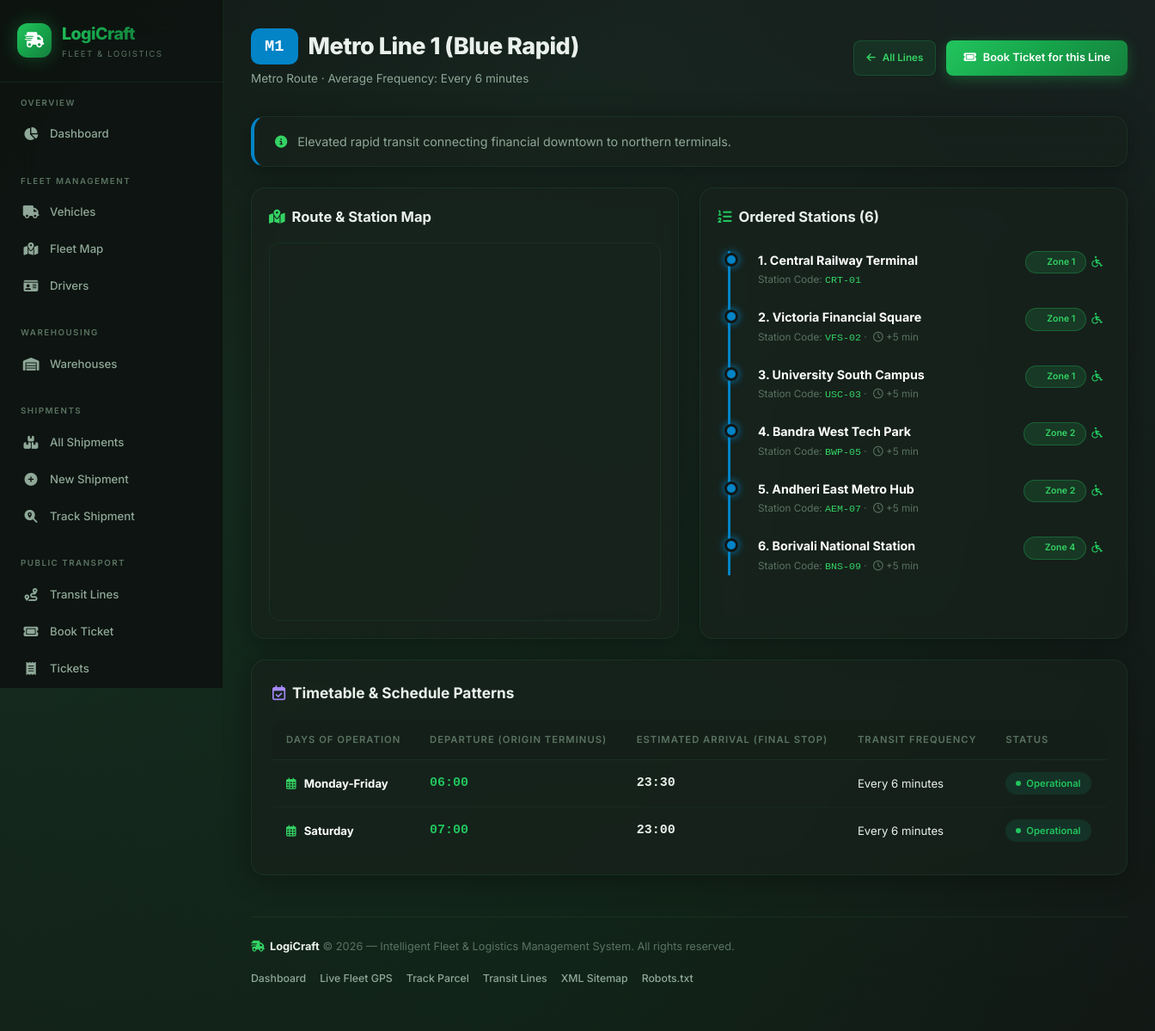
The page /transport/line/1/ on the database its author committed.
### transport/models.py (models this page shows, shortened)
class TransportLine(models.Model):
    TYPE_CHOICES = [
        ('bus', 'Bus'),
        ('metro', 'Metro'),
        ('tram', 'Tram'),
        ('ferry', 'Ferry'),
        ('rail', 'Commuter Rail'),
    ]
    name = models.CharField(max_length=100)
    line_number = models.CharField(max_length=10, unique=True)
    line_type = models.CharField(max_length=20, choices=TYPE_CHOICES, default='bus')
    color_code = models.CharField(max_length=7, default='#0ea5e9', help_text='Hex color code')
    frequency_minutes = models.PositiveIntegerField(default=15, help_text='Average frequency in minutes')
    is_active = models.BooleanField(default=True)
    description = models.TextField(blank=True)
    class Meta:
        ordering = ['line_number']

class LineStop(models.Model):
    line = models.ForeignKey(TransportLine, on_delete=models.CASCADE, related_name='line_stops')
    stop = models.ForeignKey(Stop, on_delete=models.CASCADE, related_name='line_stops')
    order = models.PositiveIntegerField()
    travel_time_from_previous = models.PositiveIntegerField(default=0, help_text='Minutes from previous stop')
    class Meta:
        ordering = ['line', 'order']
        unique_together = ['line', 'stop']

class Stop(models.Model):
    ZONE_CHOICES = [
        ('1', 'Zone 1 — Central'),
        ('2', 'Zone 2 — Inner'),
        ('3', 'Zone 3 — Outer'),
        ('4', 'Zone 4 — Suburban'),
    ]
    name = models.CharField(max_length=200)
    code = models.CharField(max_length=10, unique=True)
    latitude = models.DecimalField(max_digits=10, decimal_places=7)
    longitude = models.DecimalField(max_digits=10, decimal_places=7)
    zone = models.CharField(max_length=5, choices=ZONE_CHOICES, default='1')
    address = models.CharField(max_length=300, blank=True)
    is_accessible = models.BooleanField(default=True, help_text='Wheelchair accessible')
    class Meta:
        ordering = ['name']

class Schedule(models.Model):
    DAYS_CHOICES = [
        ('weekday', 'Monday-Friday'),
        ('saturday', 'Saturday'),
        ('sunday', 'Sunday & Holidays'),
        ('daily', 'Daily'),
    ]
    line = models.ForeignKey(TransportLine, on_delete=models.CASCADE, related_name='schedules')
    departure_time = models.TimeField()
    arrival_time = models.TimeField()
    days_of_week = models.CharField(max_length=20, choices=DAYS_CHOICES, default='weekday')
    is_active = models.BooleanField(default=True)
    class Meta:
        ordering = ['departure_time']

### transport/views.py (the view)
# urls.py: path('line/<int:pk>/', views.line_detail, name='line_detail'),
def line_detail(request, pk):
    line = get_object_or_404(TransportLine, pk=pk)
    stops = line.line_stops.select_related('stop').all()
    schedules = line.schedules.filter(is_active=True)
    stop_data = []
    for ls in stops:
        stop_data.append({
            'name': ls.stop.name,
            'lat': float(ls.stop.latitude),
            'lng': float(ls.stop.longitude),
            'zone': ls.stop.zone,
            'order': ls.order,
            'accessible': ls.stop.is_accessible,
        })
    context = {
        'line': line,
        'stops': stops,
        'schedules': schedules,
        'stop_data': stop_data,
    }
    return render(request, 'transport/line_detail.html', context)

### templates/transport/line_detail.html (shortened to what this page needs)
{% extends 'base.html' %}
{% block content %}
<div class="page-header">
    <div class="page-header-actions">
        <div>
            <div style="display: flex; align-items: center; gap: 12px; margin-bottom: 6px;">
                <span style="background: {{ line.color_code }}; color: #fff; font-weight: 800; font-size: 1.25rem; padding: 6px 16px; border-radius: 10px; font-family: monospace;">
                    {{ line.line_number }}
                </span>
                <h1 style="margin: 0; font-size: 1.8rem;">{{ line.name }}</h1>
            </div>
            <p>{{ line.get_line_type_display }} Route · Average Frequency: Every {{ line.frequency_minutes }} minutes</p>
        </div>
        <div style="display: flex; gap: 12px;">
            <a href="{% url 'transport:line_list' %}" class="btn btn-secondary btn-sm"><i class="fas fa-arrow-left"></i> All Lines</a>
            <a href="{% url 'transport:book_ticket' %}?line={{ line.pk }}" class="btn btn-primary"><i class="fas fa-ticket"></i> Book Ticket for this Line</a>
        </div>
    </div>
</div>
{% if line.description %}
<div class="card" style="margin-bottom: 24px; padding: 18px 24px; border-left: 4px solid {{ line.color_code }};">
    <p style="margin: 0; color: var(--text-secondary); font-size: 0.95rem; line-height: 1.5;">
        <i class="fas fa-info-circle" style="color: var(--accent-blue); margin-right: 8px;"></i>
        {{ line.description }}
    </p>
</div>
{% endif %}
<div style="display: grid; grid-template-columns: 1fr 1fr; gap: 24px; margin-bottom: 24px;">
    <div class="card" style="padding: 20px; border-radius: 16px;">
        <h3 style="font-size: 1.1rem; font-weight: 700; margin-bottom: 16px; display: flex; align-items: center; gap: 8px;">
            <i class="fas fa-map-location-dot" style="color: var(--accent-blue);"></i> Route & Station Map
        </h3>
        <div id="routeMap" style="height: 440px; border-radius: 12px; overflow: hidden; border: 1px solid var(--border-color);"></div>
    </div>
    <div class="card" style="padding: 20px; border-radius: 16px; display: flex; flex-direction: column;">
        <h3 style="font-size: 1.1rem; font-weight: 700; margin-bottom: 16px; display: flex; align-items: center; gap: 8px;">
            <i class="fas fa-list-ol" style="color: var(--accent-teal);"></i> Ordered Stations ({{ stops|length }})
        </h3>
        <div style="flex: 1; overflow-y: auto; max-height: 440px; padding-right: 8px;">
            <div style="position: relative; padding-left: 32px; border-left: 3px solid {{ line.color_code }}; margin-left: 12px; margin-top: 10px;">
                {% for ls in stops %}
                <div style="position: relative; margin-bottom: 22px;">
                    <div style="position: absolute; left: -39px; top: 2px; width: 16px; height: 16px; border-radius: 50%; background: {{ line.color_code }}; border: 3px solid var(--bg-primary); box-shadow: 0 0 10px {{ line.color_code }};"></div>
                    <div style="display: flex; justify-content: space-between; align-items: flex-start;">
                        <div>
                            <div style="font-weight: 700; font-size: 0.95rem; color: #fff;">
                                {{ ls.order }}. {{ ls.stop.name }}
                            </div>
                            <div style="font-size: 0.78rem; color: var(--text-muted); margin-top: 2px;">
                                Station Code: <span style="font-family: monospace; color: var(--accent-blue);">{{ ls.stop.code }}</span>
                                {% if ls.travel_time_from_previous > 0 %}
                                · <i class="far fa-clock" style="margin-left: 4px;"></i> +{{ ls.travel_time_from_previous }} min
                                {% endif %}
                            </div>
                        </div>
                        <div style="display: flex; gap: 6px; align-items: center;">
                            <span class="badge" style="background: rgba(34, 197, 94, 0.15); color: var(--accent-blue); font-size: 0.7rem; border: 1px solid rgba(34, 197, 94, 0.3);">
                                Zone {{ ls.stop.zone }}
                            </span>
                            {% if ls.stop.is_accessible %}
                            <i class="fas fa-wheelchair" title="Wheelchair Accessible" style="color: var(--accent-teal); font-size: 0.85rem;"></i>
                            {% endif %}
                        </div>
                    </div>
                </div>
                {% empty %}
                <p style="color: var(--text-muted);">No stops registered for this transit line.</p>
                {% endfor %}
            </div>
        </div>
    </div>
</div>
<div class="card" style="padding: 24px; border-radius: 16px;">
    <h3 style="font-size: 1.15rem; font-weight: 700; margin-bottom: 18px; display: flex; align-items: center; gap: 8px;">
        <i class="far fa-calendar-check" style="color: var(--accent-purple);"></i> Timetable & Schedule Patterns
    </h3>
    <div class="table-container">
        <table>
            <thead>
                <tr>
                    <th>Days of Operation</th>
                    <th>Departure (Origin Terminus)</th>
                    <th>Estimated Arrival (Final Stop)</th>
                    <th>Transit Frequency</th>
                    <th>Status</th>
                </tr>
            </thead>
            <tbody>
                {% for sched in schedules %}
                <tr>
                    <td><strong style="color: #fff;"><i class="far fa-calendar-days" style="color: var(--accent-blue); margin-right: 6px;"></i> {{ sched.get_days_of_week_display }}</strong></td>
                    <td><span style="font-family: monospace; font-size: 1rem; color: var(--accent-teal); font-weight: 700;">{{ sched.departure_time|time:"H:i" }}</span></td>
                    <td><span style="font-family: monospace; font-size: 1rem; color: var(--text-primary); font-weight: 600;">{{ sched.arrival_time|time:"H:i" }}</span></td>
                    <td>Every {{ line.frequency_minutes }} minutes</td>
                    <td>
                        {% if sched.is_active %}
                        <span class="badge badge-active">Operational</span>
                        {% else %}
                        <span class="badge badge-maintenance">Suspended</span>
                        {% endif %}
                    </td>
                </tr>
                {% empty %}
                <tr>
                    <td colspan="5" style="text-align: center; color: var(--text-muted); padding: 30px;">
                        Continuous scheduled departures running every {{ line.frequency_minutes }} minutes throughout the operational window.
                    </td>
                </tr>
                {% endfor %}
            </tbody>
        </table>
    </div>
</div>
{% endblock %}

### static/css/style.css (style rules this page uses)
:root { --bg-primary: #111614; --bg-secondary: #181f1c; --bg-card: rgba(24, 34, 28, 0.7); --bg-card-hover: rgba(30, 44, 35, 0.85); --bg-sidebar: rgba(14, 20, 17, 0.96); --bg-input: rgba(24, 34, 28, 0.85); --border-color: rgba(46, 125, 72, 0.18); --border-glow: rgba(52, 211, 100, 0.35); --text-primary: #eaf1ec; --text-secondary: #8fa898; --text-muted: #5a7362; --accent-blue: #34d364; --accent-cyan: #2ec87a; --accent-teal: #22c55e; --accent-purple: #a78bfa; --accent-pink: #f472b6; --accent-orange: #fb923c; --gradient-primary: linear-gradient(135deg, #22c55e, #16a34a, #15803d); --gradient-hero: linear-gradient(135deg, #111614 0%, #14201a 30%, #111c16 70%, #111614 100%); --gradient-card: linear-gradient(135deg, rgba(34, 197, 94, 0.08), rgba(22, 163, 74, 0.04)); --success: #22c55e; --warning: #eab308; --danger: #ef4444; --info: #38bdf8; --shadow-card: 0 4px 30px rgba(0, 0, 0, 0.35); --shadow-glow: 0 0 30px rgba(34, 197, 94, 0.15); --shadow-elevated: 0 20px 60px rgba(0, 0, 0, 0.45); --radius-sm: 8px; --radius-md: 12px; --radius-lg: 16px; --radius-xl: 24px; --sidebar-width: 260px; --header-height: 0px; --transition-fast: 0.15s ease; --transition-normal: 0.3s ease; --transition-slow: 0.5s ease; }
*, *::before, *::after { margin: 0; padding: 0; box-sizing: border-box; }
html { font-size: 15px; scroll-behavior: smooth; }
body { font-family: 'Inter', -apple-system, BlinkMacSystemFont, 'Segoe UI', sans-serif; background: var(--bg-primary); color: var(--text-primary); line-height: 1.6; min-height: 100vh; overflow-x: hidden; -webkit-font-smoothing: antialiased; }
body::before { content: ''; position: fixed; top: 0; left: 0; width: 100%; height: 100%; background: var(--gradient-hero); z-index: -2; }
body::after { content: ''; position: fixed; top: -50%; left: -50%; width: 200%; height: 200%; background: radial-gradient(ellipse at 20% 50%, rgba(34, 197, 94, 0.06) 0%, transparent 50%), radial-gradient(ellipse at 80% 20%, rgba(167, 139, 250, 0.04) 0%, transparent 50%), radial-gradient(ellipse at 50% 80%, rgba(22, 163, 74, 0.05) 0%, transparent 50%); z-index: -1; animation: bgShift 30s ease-in-out infinite alternate; }
.page-header { margin-bottom: 32px; }
.page-header h1 { font-size: 1.8rem; font-weight: 800; letter-spacing: -0.5px; margin-bottom: 4px; }
.page-header p { color: var(--text-secondary); font-size: 0.9rem; }
.page-header-actions { display: flex; justify-content: space-between; align-items: center; flex-wrap: wrap; gap: 16px; }
.card { background: var(--bg-card); border: 1px solid var(--border-color); border-radius: var(--radius-lg); padding: 24px; backdrop-filter: blur(12px); -webkit-backdrop-filter: blur(12px); box-shadow: var(--shadow-card); transition: all var(--transition-normal); }
.table-container { overflow-x: auto; border-radius: var(--radius-lg); }
table { width: 100%; border-collapse: collapse; }
thead th { padding: 14px 16px; text-align: left; font-size: 0.75rem; font-weight: 600; text-transform: uppercase; letter-spacing: 1px; color: var(--text-muted); border-bottom: 1px solid var(--border-color); background: rgba(20, 30, 24, 0.5); white-space: nowrap; }
tbody td { padding: 14px 16px; font-size: 0.88rem; border-bottom: 1px solid rgba(46, 125, 72, 0.08); color: var(--text-primary); }
tbody tr { transition: background var(--transition-fast); }
tbody tr:last-child td { border-bottom: none; }
.badge { display: inline-flex; align-items: center; gap: 6px; padding: 4px 12px; border-radius: 20px; font-size: 0.75rem; font-weight: 600; white-space: nowrap; }
.badge::before { content: ''; width: 6px; height: 6px; border-radius: 50%; }
.badge-active, .badge-delivered { background: rgba(16, 185, 129, 0.12); color: var(--success); }
.badge-active::before, .badge-delivered::before { background: var(--success); animation: pulse-dot 2s infinite; }
.btn { display: inline-flex; align-items: center; gap: 8px; padding: 10px 20px; border-radius: var(--radius-sm); font-size: 0.85rem; font-weight: 600; font-family: 'Inter', sans-serif; text-decoration: none; border: none; cursor: pointer; transition: all var(--transition-fast); white-space: nowrap; }
.btn-primary { background: var(--gradient-primary); color: white; box-shadow: 0 4px 15px rgba(34, 197, 94, 0.3); }
.btn-secondary { background: rgba(34, 197, 94, 0.1); color: var(--accent-blue); border: 1px solid rgba(34, 197, 94, 0.2); }
.btn-sm { padding: 6px 14px; font-size: 0.78rem; }
a { color: var(--accent-blue); text-decoration: none; transition: color var(--transition-fast); }

### rows shown on the page
TransportLine: line_number "M1", name "Metro Line 1 (Blue Rapid)", line_type "Metro", frequency_minutes "6", description "Elevated rapid transit connecting financial downtown to northern terminals."
LineStop: order "1", stop.name "Central Railway Terminal", stop.code "CRT-01", stop.zone "1"
LineStop: order "2", stop.name "Victoria Financial Square", stop.code "VFS-02", travel_time_from_previous "5", stop.zone "1"
LineStop: order "3", stop.name "University South Campus", stop.code "USC-03", travel_time_from_previous "5", stop.zone "1"
LineStop: order "4", stop.name "Bandra West Tech Park", stop.code "BWP-05", travel_time_from_previous "5", stop.zone "2"
LineStop: order "5", stop.name "Andheri East Metro Hub", stop.code "AEM-07", travel_time_from_previous "5", stop.zone "2"
LineStop: order "6", stop.name "Borivali National Station", stop.code "BNS-09", travel_time_from_previous "5", stop.zone "4"
Schedule: days_of_week "Monday-Friday", departure_time "06:00", arrival_time "23:30", is_active "Operational"
Schedule: days_of_week "Saturday", departure_time "07:00", arrival_time "23:00", is_active "Operational"

### other values the page prints
{{ stops|length }} "6"
